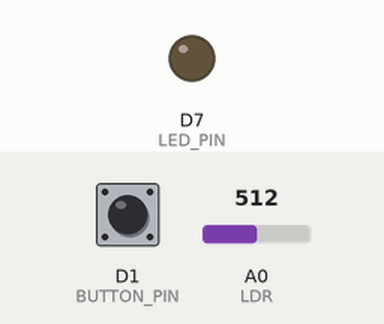
Recording of a sketch running on a simulated ESP8266 (NodeMCU). Parts: output pins drawn as LEDs (lit = HIGH). The test bench sets the inputs (shaded band); at power-on: A0 (LDR) = 512, D1 (BUTTON_PIN) HIGH. WiFi joins after 1.5 s; servers stay silent unless stated; what the sketch prints to the serial monitor is not drawn.

Above: at 3.0 s.
3.1 s: A0 (LDR) set to 310
5.0 s: A0 (LDR) set to 283
At 6.8 s:
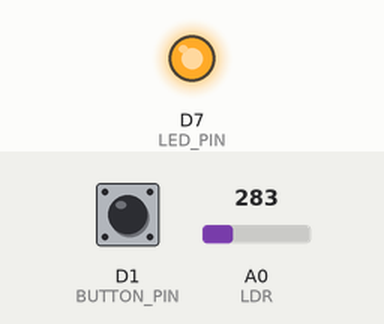
7.3 s: A0 (LDR) set to 306
At 8.4 s:
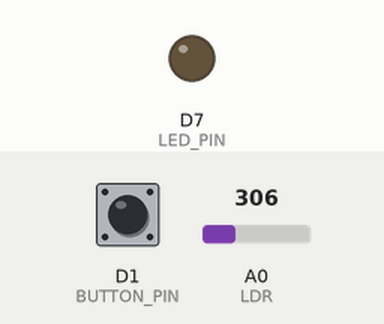
9.3 s: A0 (LDR) set to 290
At 11.0 s:
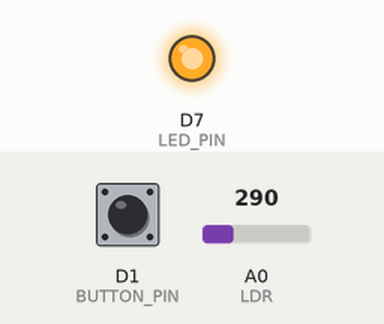
Timing chart, 0 to 12.3 s (numbered marks = the images above; inputs shaded):
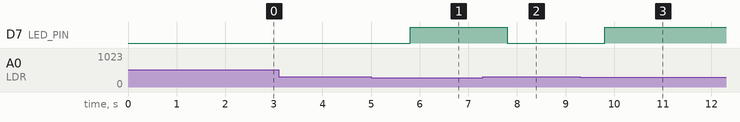

The sketch:

sketch_mar01b.ino
```cpp
#define BLYNK_TEMPLATE_ID "TMPdL6pFHHKS"
#define BLYNK_TEMPLATE_NAME "1ESP8266"
#define BLYNK_DEVICE_NAME "2ESP8266"
#define BLYNK_AUTH_TOKEN "lU6JAKaA16_xnTqG9khJ7Jt2-Q0AE50G"

#include <ESP8266WiFi.h>
#include <BlynkSimpleEsp8266.h>

// Wi-Fi Bilgileri
char ssid[] = "x";
char pass[] = "x";

// Pin Tanımları
#define BUTTON_PIN D1
#define LED_PIN D7

unsigned long startTime = 0;
unsigned long elapsedTime = 0;
bool isButtonPressed = false;

BlynkTimer timer;

// Işık Verisi ve LED Kontrolü
void manageLDRAndLED() {
    int isik = analogRead(A0); // LDR'den ışık değerini oku
    Serial.print("Işık Değeri: ");
    Serial.println(isik);

    // LDR değerine göre LED kontrolü
    if (isik > 300) {
        digitalWrite(LED_PIN, LOW); // LED kapalı
        Blynk.virtualWrite(V0, 0); // Blynk LDR kapalı bilgisi
    } else if (isik <= 300) {
        digitalWrite(LED_PIN, HIGH); // LED açık
        Blynk.virtualWrite(V0, 1); // Blynk LDR açık bilgisi
    }

    int buttonState = digitalRead(BUTTON_PIN);

    if (buttonState == LOW) { // Buton basılıysa
        if (!isButtonPressed) {
            startTime = millis();
            isButtonPressed = true;
            Blynk.virtualWrite(V1, "Müşteri Geldi!");
        }
    } else { // Buton bırakıldıysa
        if (isButtonPressed) {
            elapsedTime = millis() - startTime;
            Blynk.virtualWrite(V1, "Geçen Süre: " + String(elapsedTime / 1000) + " saniye");
            isButtonPressed = false;
        }
    }
}

// Buton durumunu periyodik olarak kontrol eden fonksiyon
void checkButtonState() {
    int buttonState = digitalRead(BUTTON_PIN);
    if (buttonState == HIGH && isButtonPressed) {
        elapsedTime = millis() - startTime;
        Blynk.virtualWrite(V1, "Müşteri Gitti! Geçen Süre: " + String(elapsedTime / 1000) + " saniye");
        isButtonPressed = false;
    }
}

void setup() {
    Serial.begin(9600);
    Blynk.begin(BLYNK_AUTH_TOKEN, ssid, pass);

    pinMode(BUTTON_PIN, INPUT_PULLUP);
    pinMode(LED_PIN, OUTPUT);

    // Zamanlayıcıları başlat
    timer.setInterval(1000L, manageLDRAndLED); // 1 saniyede bir LDR kontrolu
    timer.setInterval(100L, checkButtonState); // 100 ms’de bir buton durumu kontrolu
}

void loop() {
    Blynk.run();
    timer.run();
}
```

Measured:
- the behaviour switches between 301 and 300 on A0 (LDR) (found by bisection; images 0 and 1)
- after the input at 3.1 s, every drawn part: stays the same
- after the input at 5.0 s, D7 (LED_PIN): LOW → HIGH after 0.80 s
- after the input at 7.3 s, D7 (LED_PIN): HIGH → LOW after 0.50 s
- after the input at 9.3 s, D7 (LED_PIN): LOW → HIGH after 0.50 s
